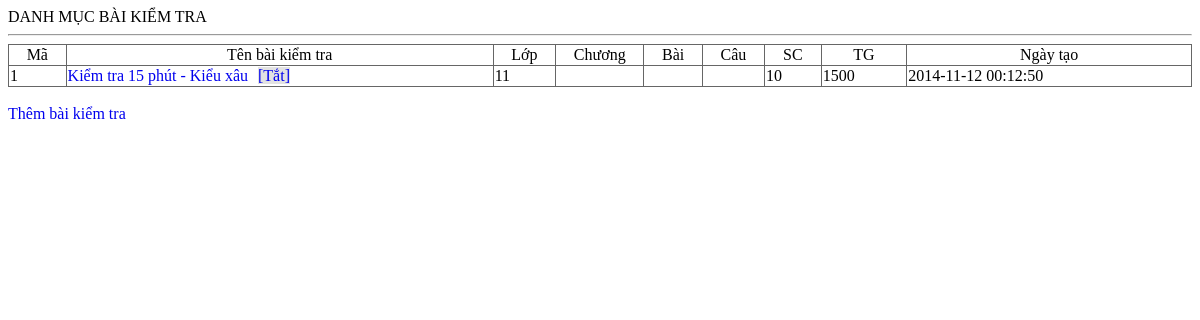
The app's page /qli/baitn.php with its own data.
### tables this page shows
CREATE TABLE IF NOT EXISTS `tn_kiemtra` (
  `maso` int(11) unsigned NOT NULL AUTO_INCREMENT,
  `kichhoat` tinyint(1) NOT NULL DEFAULT '1',
  `cauhoi` varchar(250) NOT NULL COMMENT 'Các câu hỏi',
  `socau` tinyint(2) unsigned NOT NULL DEFAULT '10' COMMENT 'Số câu trong bài KT',
  `sogiay` smallint(5) unsigned NOT NULL DEFAULT '300' COMMENT 'Số giây làm bài',
  `lop` tinyint(1) NOT NULL DEFAULT '0' COMMENT 'Khối lớp',
  `tenbai` varchar(250) NOT NULL,
  `ngaylam` timestamp NOT NULL DEFAULT CURRENT_TIMESTAMP,
  PRIMARY KEY (`maso`)
);

### qli/baitn.php (the view, shortened to what this page needs)
<?php
echo "<html><head><title>Quản lí bài kiểm tra</title>";
?>
<link rel="stylesheet" href='mystyles.css' type='text/css'>
<?php
echo "</head><body>";
if (isset($_GET['act'])) {
	$act = $_GET['act'];
	if ($act=="add") {
		echo "THÊM BÀI KIỂM TRA <hr/>";
		if (isset($_POST['addnew'])) {
			$tieude = mysql_real_escape_string($_POST['tieude']);
			$kichhoat = isset($_POST['kichhoat'])?1:0;
            $socau = $_POST['socau'];
            $thoigian = $_POST['thoigian'];
            $khoi=$_POST['khoi'];
			$chuong=$_POST['chuong'];
			$bai=$_POST['bai'];
			$cau=$_POST['cau'];
			$sql= "INSERT INTO `tn_kiemtra`( `kichhoat`, `cauhoi`, `socau`, `sogiay`, `lop`,`chuong`,`bai`,`cau`, `tenbai`, `ngaylam`) VALUES ('$kichhoat', '','$socau', '$thoigian','$khoi','$chuong','$bai','$cau','$tieude',NOW())";
			if (defined("DEBUG")) echo $sql."<br/>";
			$result = mysql_query($sql) or die (mysql_error());
			if ($result) echo "THÀNH CÔNG";
			else echo "THẤT BẠI";
			redirect("?",1);
		}
		else {
			echo "<form action='?act=add' method='post'>";
			echo "<p>Tên bài kiểm tra <input name='tieude' type='text' size='100'></p>";
			echo "<p>Kích hoạt sử dụng <input name='kichhoat' type='checkbox'></p>";
			echo "<p>Số câu hỏi: <input name='socau' type='text'></p>";
			echo "<p>Thời gian làm bài (giây): <input name='thoigian' type='text'></p>";
			echo "<p>Khối: <input name='khoi' type='text' size='2'></p>";
			echo "<p>Lựa chọn các câu hỏi từ đâu: </p>";
			echo "<p>-Chọn từ các chương: <input name='chuong' type='text' size='20'></p>";
			echo "<p>-Chọn từ các bài: <input name='bai' type='text' size='40'></p>";
			echo "<p>-Chọn từ các câu: <input name='cau' type='text' size='100'></p>";
			echo "<p><input type ='submit' name='addnew' value='Thêm vào'>";
			echo "</form>";
		}
	}
	else if ($act=="edit") {
		if (!isset($_GET['id'])) {
			redirect("?");
		}
		$mabai = intval($_GET['id']);
		echo "SỬA BÀI KIỂM TRA <hr/>";
		if (isset($_POST['save'])) {
			$tieude = mysql_real_escape_string($_POST['tieude']);
			$kichhoat = isset($_POST['kichhoat'])?1:0;
            $socau = $_POST['socau'];
            $thoigian = $_POST['thoigian'];
            $khoi=$_POST['khoi'];
			$chuong=$_POST['chuong'];
			$bai=$_POST['bai'];
			$cau=$_POST['cau'];
			$sql= "UPDATE `tn_kiemtra` SET `kichhoat`=$kichhoat,`socau`=$socau,`sogiay`=$thoigian,`lop`=$khoi,`chuong`='$chuong',`bai`='$bai',`cau`='$cau',`tenbai`='$tieude',`ngaylam`=NOW() WHERE `maso`=$mabai";
			$result = mysql_query($sql) or die (mysql_error());
			if ($result) echo "THÀNH CÔNG";
			else echo "THẤT BẠI";
			redirect("?",1);
		} else {
			suadebai($mabai);
		}
	}
	else if ($act=="toggle") {
		if (isset($_GET['id'])) battat($_GET['id']);
		redirect("?",1);
	}
	else if ($act=="delete") {
		if (isset($_GET['id'])) xoadebai($_GET['id']);
		redirect("?",2);
	}
	else {
		if (isset($_GET['id'])) {
			echo "BÀI KIỂM TRA<hr/>";
			xemdebai($_GET['id']);
		}
		else {
			if (isset($_GET['page'])) $page = intval($_GET['page']);
			else $page=1;
			if (isset($_GET['tren1page'])) $tren1page = intval($_GET['tren1page']);
			else $tren1page=0;
			if ($tren1page<20) $tren1page=20;
			lietkedebai($page,$tren1page);
		}
	}
}
else {
	lietkedebai();
}
echo "</body></html>";
function lietkedebai($trang=1,$sl1trang=30){
	echo "DANH MỤC BÀI KIỂM TRA <hr/>";
	$sql="select * from tn_kiemtra limit ".($trang-1)*$sl1trang.",$sl1trang";
	$result = mysql_query($sql) or die(mysql_error());
	if (mysql_num_rows($result)) {
		echo "<table border='1'>";
		echo "<tr align='center'><td>Mã</td><td>Tên bài kiểm tra</td><td>Lớp</td><td>Chương</td><td>Bài</td><td>Câu</td><td>SC</td><td>TG</td><td>Ngày tạo</td></tr>";
		while ($data = mysql_fetch_array($result)){
			echo "<tr>";
			echo "<td width='2%'>".$data['maso']."</td>";
			echo "<td width='15%' align='left' class='kichhoat".$data['kichhoat']."'><a href='?act=view&id=".$data['maso']."'>".$data['tenbai']."</a><a class='chucnang' href='baitn.php?act=toggle&id=".$data['maso']."'>[".($data['kichhoat']?"Tắt":"Bật")."]</a></td>";
			echo "<td width='2%'>".$data['lop']."</td>";
			echo "<td width='2%'>".$data['chuong']."</td>";
			echo "<td width='2%'>".$data['bai']."</td>";
			echo "<td width='2%'>".$data['cau']."</td>";
			echo "<td width='2%'>".$data['socau']."</td>";
			echo "<td width='3%'>".$data['sogiay']."</td>";
			echo "<td width='10%'>".$data['ngaylam']."</td>";
		}
		echo "</table>";
	} else {
		echo "Không có bài kiểm tra nào";
	}
	echo "<br/><a href='?act=add'>Thêm bài kiểm tra</a>";
}
?>

### qli/mystyles.css (style rules this page uses)
table { border-width: 1px; border-color: #666666; border-collapse: collapse; }
table td { border-width: 1px; border-style: solid; border-color: #666666; }
a { text-decoration: none; }
.chucnang { margin-left:10px; background:#e2e2e2; }

### records on screen
tn_kiemtra: maso "1", tenbai "Kiểm tra 15 phút - Kiểu xâu", kichhoat "Tắt", lop "11", socau "10", sogiay "1500", ngaylam "2014-11-12 00:12:50"
